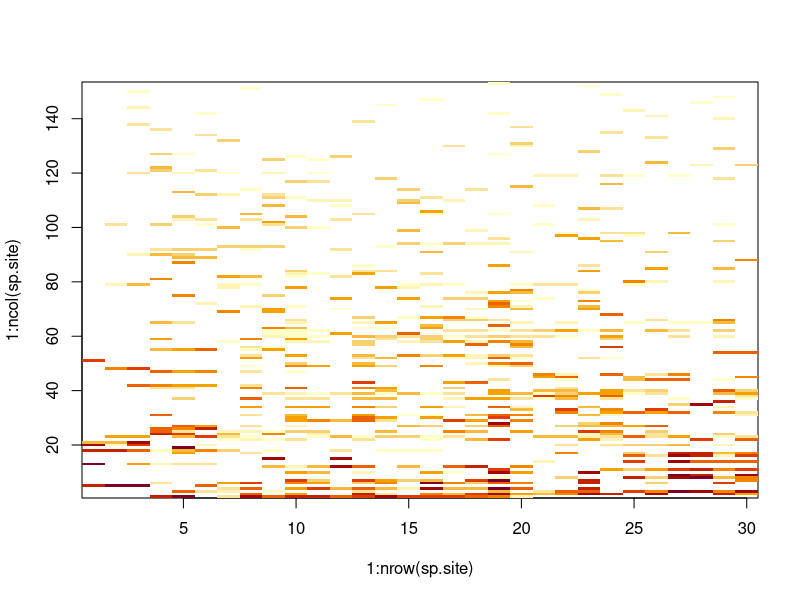

Write the R code that produced this figure.
#####################################################################################
# Partitioning niche and neutral dynamics on community assembly #####################
# Mortara et al #####################################################################
#####################################################################################

## Code for preparing data for modeling
### Separating abundant and rare spp

###############################
# PART 1: loading packages ####
###############################

library(reshape)

############################
# PART 2: loading data #####
############################

# reading data
fern.data <- read.csv("data/data_original.csv", as.is = TRUE)
head(fern.data)
# changing column names
names(fern.data)[c(2, 4, 9)] <- c("spp", "region", "grad")
# removing NAs
fern.data <- na.omit(fern.data) # tem 60 NA's de indumento e espessura de folha. É isto mesmo? sao duas especies apenas, mas como todo mundo ocorre em todo lugar ficam 60
#fern.data$site <- scale(rep(1:30, length(unique(fern.data$species)))) ## troquei por um fator
# creating vector with site id
fern.data$site <- factor(rep(1:30, length(unique(fern.data$spp))))
sp <- unique(fern.data$spp)

### Creating sp site matrix
sp.site <- cast(fern.data, site + altitude ~ spp,
                value = 'abundance', FUN = mean)
sp.site

site <- sp.site$site
altitude <- sp.site$altitude

sp.site <- apply(sp.site[, c(-1, -2)], 2, as.numeric)

dim(sp.site)

sp.alt <- apply(sp.site, 2, function(x) tapply(x, altitude, mean))

## Creating vector of species abundances for the total metacommunity
ab.meta <- colSums(sp.site)
names(ab.meta) <- sp

length(ab.meta)

ab.meta

#### separating 40 most abundant species in the metacommunity
indice.sp <- order(ab.meta, decreasing = TRUE)[1:40]

freq <- rowSums(sp.site > 0)

ab.mean <- apply(sp.site, 1, mean)
ab.mean

## Heat map of the species x sites matrix
image(x = 1:nrow(sp.site), y = 1:ncol(sp.site), log(sp.site[, order(-ab.meta)]))

#### Will indentify species as abundant (first 40 in rank) and rare (other)
ab.rare <- data.frame(spp = unique(fern.data$spp),
                      ab.rare = ifelse(sp %in% sp[indice.sp], "abundant", "rare"))

ab.rare

fern.data.new <- merge(fern.data, ab.rare)
dim(fern.data)
dim(fern.data.new)

head(fern.data.new)

fern.data.ab <- fern.data.new[fern.data.new$ab.rare == "abundant", ]
fern.data.rare <- fern.data.new[fern.data.new$ab.rare == "rare", ]

write.table(fern.data.new,
            "../data/data_for_modeling.csv",
            col.names = TRUE, row.names = FALSE, sep = ",")

write.table(fern.data.ab,
            "../data/data_ab_for_modeling.csv",
            col.names = TRUE, row.names = FALSE, sep = ",")

write.table(fern.data.rare,
            "../data/data_rare_for_modeling.csv",
            col.names = TRUE, row.names = FALSE, sep = ",")
